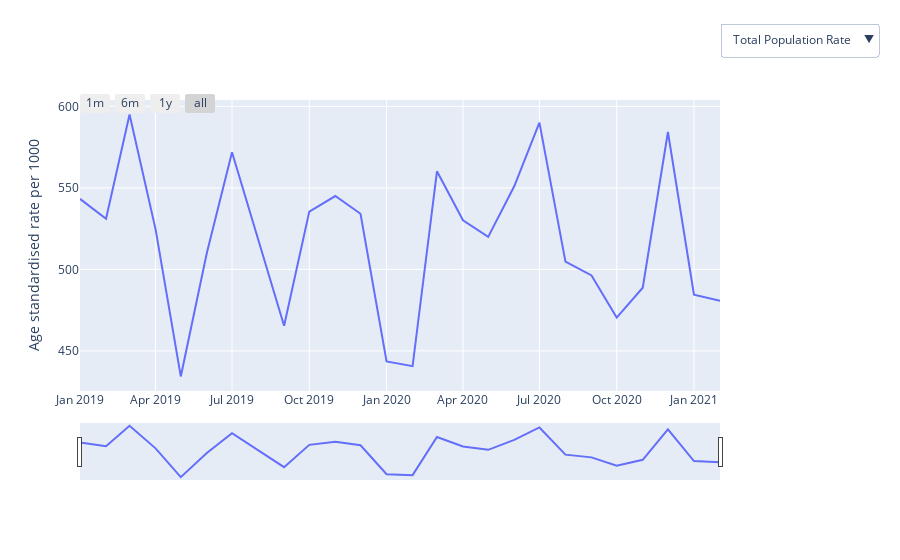

Notebook cell for this chart:
### Markdown cell above
<a id="hba1c"></a>
### Glycated Haemoglobin A1c Level (HbA1c)

The codes used in for this measure are available in <a href="https://codelists.opensafely.org/codelist/user/richard-croker/glycated-haemoglobin-hba1c-tests/62358576/">this codelist</a>.

#### What it is
Rate of HbA1c tests performed per 1000 members of the population.

#### Why it matters
* HbA1c is a measure of blood glucose levels. It is used to make the diagnosis of type 2 diabetes as well as to monitor the average blood glucose in those with recorded diabetes. It is recommended that everyone with diabetes has HbA1c measured at least twice a year.
* If HbA1c is not been monitored regularly, patients may not be identified as having poor diabetes control, and therefore there is a greater risk of complications.  You can read more about this test and when it should be used <a href="https://labtestsonline.org.uk/tests/hba1c-test">here</a>.
*  As with most blood tests, there has been debate about the appropriate level of testing but we have presented the information here to inform recovery from COVID-19 in order to “build back better”.

#### Caveats
Here, we use codes which represent results reported to GPs, so tests requested but not yet reported are not included. This will usually exclude tests requested while a person is in hospital and other settings, like a private clinic.

### Code cell
plot_demographics(data_dict['hba1c'], data_dict_totals['hba1c'],demographics)
